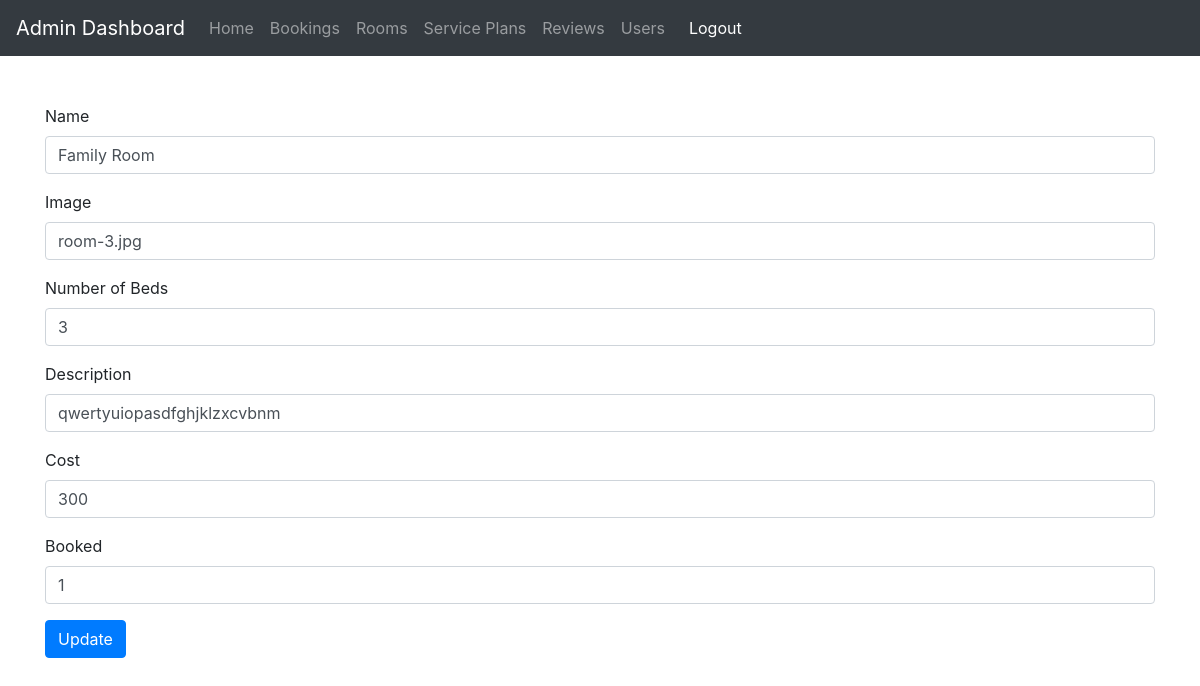
/room/updateRoom.php?_id=7, run on the app's committed database.
### tables this page shows
CREATE TABLE `room` (
  `_id` int(11) NOT NULL,
  `booked` tinyint(1) DEFAULT 0,
  `num_beds` int(11) DEFAULT 0,
  `image` varchar(250) DEFAULT NULL,
  `cost` int(11) DEFAULT NULL,
  `name` varchar(200) DEFAULT NULL,
  `description` text DEFAULT NULL
);

### room/updateRoom.php (the view, shortened to what this page needs)
<?php
include('../admin.php');
$_id = $_GET['_id'];
$sql = "SELECT * FROM room WHERE _id = $_id";
$result = mysqli_query($con, $sql);
$row = mysqli_fetch_assoc($result);
$name = $row["name"];
$image = $row["image"];
$num_beds = $row["num_beds"];
$description = $row["description"];
$cost = $row["cost"];
$booked = $row["booked"];
?>
<!doctype html>
<html lang="en">
<head>
    <link rel="stylesheet" href="https://cdn.jsdelivr.net/npm/bootstrap@4.0.0/dist/css/bootstrap.min.css"
>
</head>
<body>
    <div class="container my-5">
        <form method="post">
            <div class="form-group">
                <label>Name</label>
                <input type="text" class="form-control" placeholder="Room Name" name="name" value="<?php echo $name ?>">
            </div>
            <div class="form-group">
                <label>Image</label>
                <input type="text" class="form-control" placeholder="image" name="image" value="<?php echo $image ?>">
            </div>
            <div class="form-group">
                <label>Number of Beds</label>
                <input type="number" class="form-control" placeholder="Number of Beds" name="num_beds"
                    value="<?php echo $num_beds ?>">
            </div>
            <div class="form-group">
                <label>Description</label>
                <input class="form-control" placeholder="Description" name="description"
                    value="<?php echo $description ?>"></input>
            </div>
            <div class="form-group">
                <label>Cost</label>
                <input type="text" class="form-control" placeholder="Cost" name="cost" value="<?php echo $cost ?>">
            </div>
            <div class="form-group">
                <label>Booked</label>
                <input type="text" class="form-control" placeholder="Booked Status" name="booked"
                    value="<?php echo $booked ?>">
            </div>
            <button type="submit" class="btn btn-primary" name="submit">Update</button>
        </form>
    </div>
</body>
</html>

### data on the page
room: name "Family Room", image "room-3.jpg", num_beds "3", description "qwertyuiopasdfghjklzxcvbnm", cost "300", booked "1"
